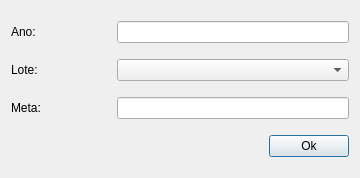
<?xml version="1.0" encoding="UTF-8"?>
<ui version="4.0">
 <class>Dialog</class>
 <widget class="QDialog" name="Dialog">
  <property name="geometry">
   <rect>
    <x>0</x>
    <y>0</y>
    <width>360</width>
    <height>178</height>
   </rect>
  </property>
  <property name="windowTitle">
   <string>Adicionar Perfil Modelo</string>
  </property>
  <layout class="QGridLayout" name="gridLayout">
   <item row="1" column="0">
    <layout class="QHBoxLayout" name="horizontalLayout_7">
     <item>
      <widget class="QLabel" name="label_8">
       <property name="sizePolicy">
        <sizepolicy hsizetype="Preferred" vsizetype="Fixed">
         <horstretch>0</horstretch>
         <verstretch>0</verstretch>
        </sizepolicy>
       </property>
       <property name="minimumSize">
        <size>
         <width>100</width>
         <height>0</height>
        </size>
       </property>
       <property name="maximumSize">
        <size>
         <width>100</width>
         <height>16777215</height>
        </size>
       </property>
       <property name="text">
        <string>Lote:</string>
       </property>
      </widget>
     </item>
     <item>
      <widget class="QComboBox" name="loteCb"/>
     </item>
    </layout>
   </item>
   <item row="0" column="0">
    <layout class="QHBoxLayout" name="horizontalLayout_2">
     <item>
      <widget class="QLabel" name="label_9">
       <property name="sizePolicy">
        <sizepolicy hsizetype="Preferred" vsizetype="Fixed">
         <horstretch>0</horstretch>
         <verstretch>0</verstretch>
        </sizepolicy>
       </property>
       <property name="minimumSize">
        <size>
         <width>100</width>
         <height>0</height>
        </size>
       </property>
       <property name="maximumSize">
        <size>
         <width>100</width>
         <height>16777215</height>
        </size>
       </property>
       <property name="text">
        <string>Ano:</string>
       </property>
      </widget>
     </item>
     <item>
      <widget class="QLineEdit" name="anoLe"/>
     </item>
    </layout>
   </item>
   <item row="3" column="0">
    <layout class="QHBoxLayout" name="horizontalLayout">
     <item>
      <spacer name="horizontalSpacer">
       <property name="orientation">
        <enum>Qt::Horizontal</enum>
       </property>
       <property name="sizeHint" stdset="0">
        <size>
         <width>343</width>
         <height>20</height>
        </size>
       </property>
      </spacer>
     </item>
     <item>
      <widget class="QPushButton" name="okBtn">
       <property name="text">
        <string>Ok</string>
       </property>
      </widget>
     </item>
    </layout>
   </item>
   <item row="2" column="0">
    <layout class="QHBoxLayout" name="horizontalLayout_3">
     <item>
      <widget class="QLabel" name="label_10">
       <property name="sizePolicy">
        <sizepolicy hsizetype="Preferred" vsizetype="Fixed">
         <horstretch>0</horstretch>
         <verstretch>0</verstretch>
        </sizepolicy>
       </property>
       <property name="minimumSize">
        <size>
         <width>100</width>
         <height>0</height>
        </size>
       </property>
       <property name="maximumSize">
        <size>
         <width>100</width>
         <height>16777215</height>
        </size>
       </property>
       <property name="text">
        <string>Meta:</string>
       </property>
      </widget>
     </item>
     <item>
      <widget class="QLineEdit" name="metaLe"/>
     </item>
    </layout>
   </item>
  </layout>
 </widget>
 <tabstops>
  <tabstop>okBtn</tabstop>
 </tabstops>
 <resources/>
 <connections/>
</ui>
